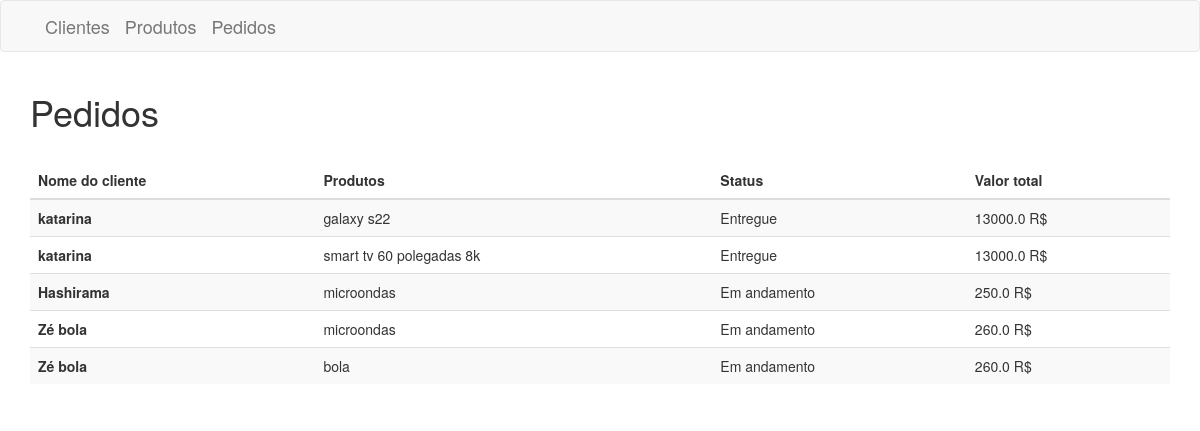
The app's page /pedidos with its own data.
### main/models.py (models this page shows, shortened)
class Pedido(models.Model):
  status = (
    ('Em andamento','Em andamento'),
    ('Entregue','Entregue')
  )
  valor = models.FloatField()
  cliente_id = models.ForeignKey(Cliente, on_delete=models.CASCADE)
  status = models.CharField(max_length=100, choices=status)
  produtos = models.ManyToManyField("Produto")
  created_at = models.DateTimeField(auto_now_add=True)
  updated_at = models.DateTimeField(auto_now=True)

### main/views.py (the view)
# urls.py: path("pedidos", views.pedidos, name="pedido")
def pedidos(request):
  pedidos = Pedido.objects.all().values("cliente_id__nome","produtos__titulo", "status", "valor")
  return render(request, "pedidos.html", {"pedidos": pedidos})

### templates/pedidos.html (shortened to what this page needs)
{% extends "base.html" %}
{% block main %}
<h1>Pedidos</h1>
<table class="table table-striped" style="margin-top: 30px ;">
  <thead>
    <tr>
      <th scope="col">Nome do cliente</th>
      <th scope="col">Produtos</th>
      <th scope="col">Status</th>
      <th scope="col">Valor total</th>
    </tr>
  </thead>
  <tbody>
    {% for pedido in pedidos %}
      <tr>
        <th scope="row">{{pedido.cliente_id__nome}}</th>
        <td>{{pedido.produtos__titulo}}</td>
        <td>{{pedido.status}}</td>
        <td>{{pedido.valor}} R$</td>
      </tr>
    {% endfor %}
  </tbody>
</table>
{% endblock %}

### records on screen
Pedido: cliente_id__nome "katarina", produtos__titulo "galaxy s22", status "Entregue", valor "13000.0", produtos__titulo "smart tv 60 polegadas 8k"
Pedido: cliente_id__nome "Zé bola", produtos__titulo "microondas", status "Em andamento", valor "260.0", produtos__titulo "bola"

### other values on screen
{{ pedido.cliente_id__nome }} "Hashirama"
{{ pedido.produtos__titulo }} "microondas"
{{ pedido.status }} "Em andamento"
{{ pedido.valor }} "250.0"
